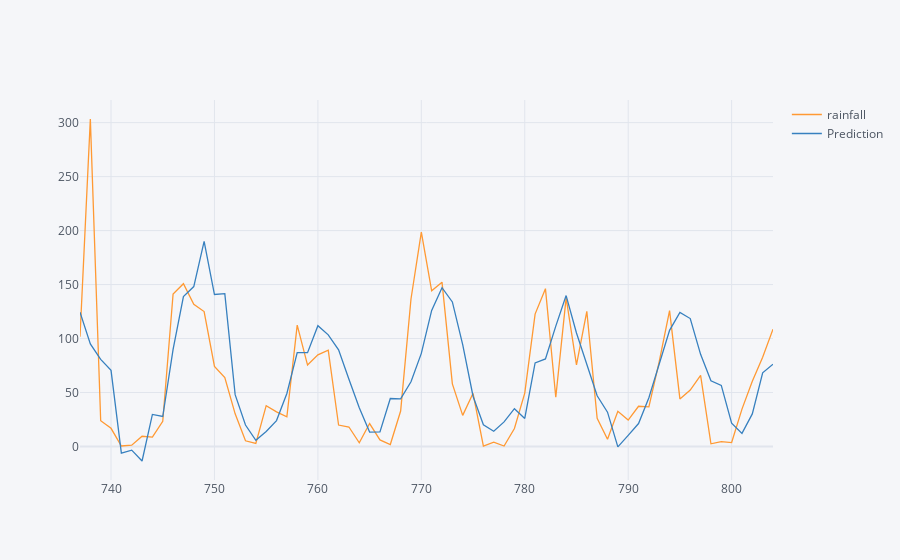

The code cell stored with this chart in its notebook:
### Code cell
data = df.drop(columns = ['month','year'])
testindex=data[-(testY.size):]
future_forecast = pd.DataFrame(test_Predict[:,0],index =testindex.index,columns=['Prediction'])
pd.concat([testindex,future_forecast],axis=1).iplot()

### Figure 1 — Plotly figure (JSON) as saved in the notebook; plotly's stock layout.template omitted (floating-point values rounded to 4 significant figures)
{"data": [{"line": {"color": "rgba(255, 153, 51, 1.0)", "dash": "solid", "shape": "linear", "width": 1.3}, "mode": "lines", "name": "rainfall", "text": "", "type": "scatter", "x": [737, 738, 739, 740, 741, 742, 743, 744, 745, 746, 747, 748, 749, 750, 751, 752, 753, 754, 755, 756, 757, 758, 759, 760, 761, 762, 763, 764, 765, 766, 767, 768, 769, 770, 771, 772, 773, 774, 775, 776, 777, 778, 779, 780, 781, 782, 783, 784, 785, 786, 787, 788, 789, 790, 791, 792, 793, 794, 795, 796, 797, 798, 799, 800, 801, 802, 803, 804], "y": [101.6, 303.4, 23.8, 16.8, 0.4, 1.2, 9.4, 8.6, 23.2, 141.2, 150.8, 131.6, 125, 74.2, 63.8, 30.2, 5.2, 2.8, 37.8, 32, 27.4, 112.4, 75.4, 84.8, 89.2, 19.8, 18, 3.4, 21.2, 6, 1.8, 32.8, 136.6, 198.6, 144.2, 152.2, 58, 28.8, 49.2, 0.2, 4, 0.4, 16.6, 49.4, 122.6, 146.2, 45.6, 137.6, 75.6, 125.2, 26, 6.6, 32.6, 24.4, 37.2, 36.6, 78.6, 125.8, 44, 52.2, 65.8, 2.4, 4.4, 3.6, 34.6, 60.4, 82.6, 108.6]}, {"line": {"color": "rgba(55, 128, 191, 1.0)", "dash": "solid", "shape": "linear", "width": 1.3}, "mode": "lines", "name": "Prediction", "text": "", "type": "scatter", "x": [737, 738, 739, 740, 741, 742, 743, 744, 745, 746, 747, 748, 749, 750, 751, 752, 753, 754, 755, 756, 757, 758, 759, 760, 761, 762, 763, 764, 765, 766, 767, 768, 769, 770, 771, 772, 773, 774, 775, 776, 777, 778, 779, 780, 781, 782, 783, 784, 785, 786, 787, 788, 789, 790, 791, 792, 793, 794, 795, 796, 797, 798, 799, 800, 801, 802, 803, 804], "y": [124.3, 94.96, 80.69, 70.51, -6.197, -3.442, -13.5, 29.64, 27.74, 89.97, 138.9, 148.1, 190.1, 140.8, 141.6, 47.98, 19.81, 5.728, 13.84, 23.95, 49.02, 86.85, 86.89, 111.9, 103.4, 89.44, 62.17, 35.86, 13.29, 13.48, 44.42, 44.12, 59.93, 86.25, 126.0, 147.1, 133.9, 94.43, 46.51, 20.11, 14.11, 22.75, 34.96, 25.97, 77.43, 81.03, 111.5, 139.8, 105.1, 75.64, 46.98, 31.74, -0.4061, 10.29, 21.21, 45.09, 76.25, 107.6, 124.1, 118.5, 85.33, 60.79, 56.55, 21.51, 12.1, 30.12, 68.2, 76.18]}], "layout": {"legend": {"bgcolor": "#F5F6F9", "font": {"color": "#4D5663"}}, "paper_bgcolor": "#F5F6F9", "plot_bgcolor": "#F5F6F9", "title": {"font": {"color": "#4D5663"}}, "xaxis": {"gridcolor": "#E1E5ED", "showgrid": true, "tickfont": {"color": "#4D5663"}, "title": {"font": {"color": "#4D5663"}, "text": ""}, "zerolinecolor": "#E1E5ED"}, "yaxis": {"gridcolor": "#E1E5ED", "showgrid": true, "tickfont": {"color": "#4D5663"}, "title": {"font": {"color": "#4D5663"}, "text": ""}, "zerolinecolor": "#E1E5ED"}}}
